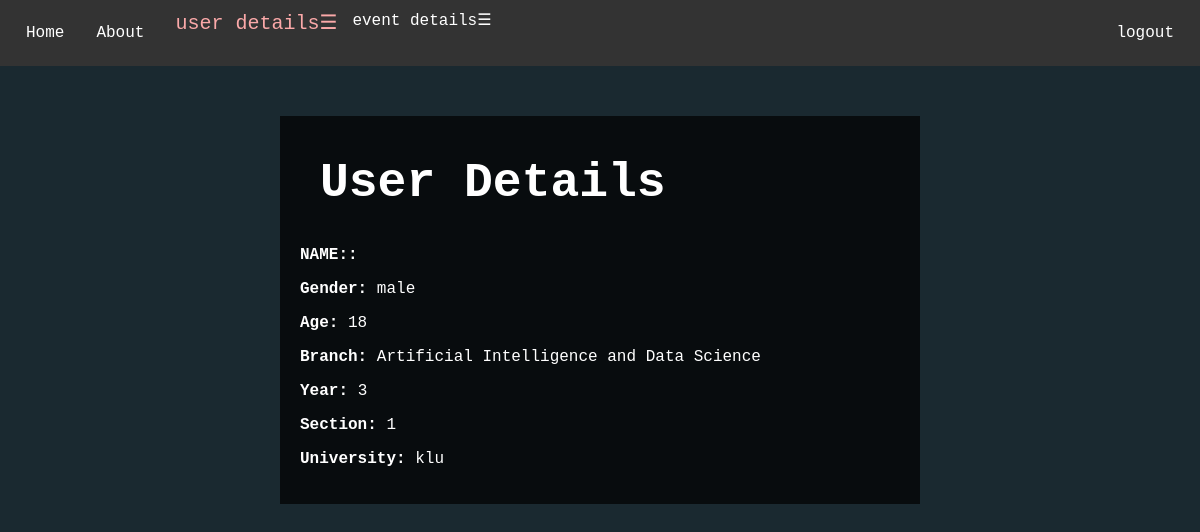
The page /profile/ on the database as committed earlier.
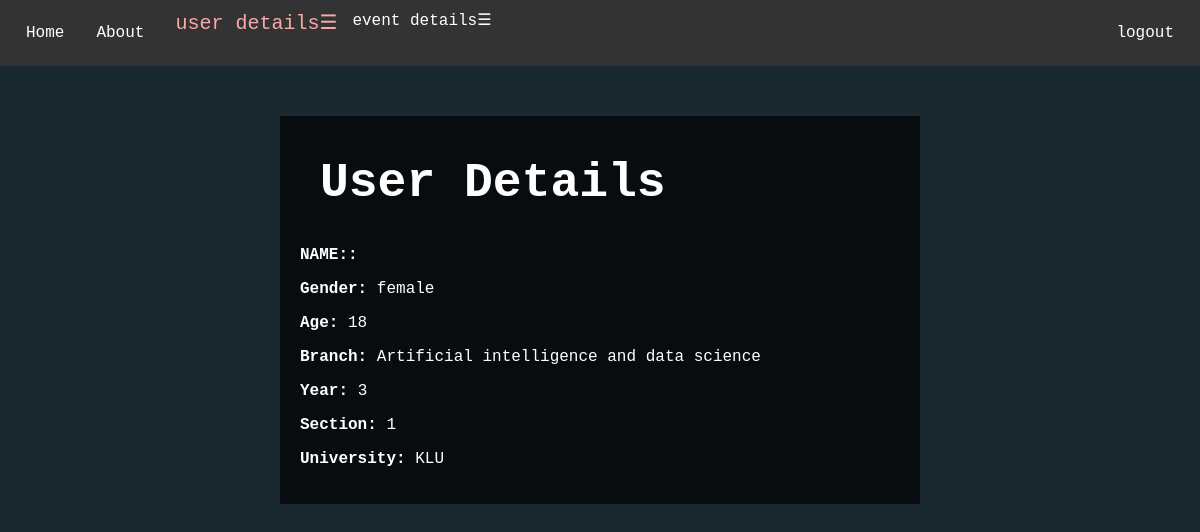
The same page on the database as committed later.
### events/models.py (models this page shows)
class Us(models.Model):
    gender = models.CharField(max_length=10)
    age = models.PositiveIntegerField()
    branch = models.CharField(max_length=100)
    year = models.PositiveIntegerField()
    section = models.CharField(max_length=10)
    university = models.CharField(max_length=100)

### events/views.py (the view)
# urls.py: path('profile/', event_views.profile, name='profile'),
def profile(request):
    us = Us.objects.last()
    return render(request, 'profile.html', {'us': us})

### events/templates/profile.html (shortened to what this page needs)
<!DOCTYPE html>
<html>
<head>
</head>
<body>      <div class="navbar" id="myNavbar">
        <ul>
            <li><a href="{% url 'home' %}">Home</a></li>
            <li><a href="{% url 'about' %}">About</a></li>
            <li class="dropdown">
                <span class="menu-icon" onclick="toggleDropdown()">user details&#9776;</span>
            </li>
            <li class="dropdown">
                <span onclick="toggleDropdown()">event details&#9776;</span>
            </li>
            <div class="ng"><li><a href="{% url 'login' %}">logout</a></li></div>
        </ul>
    </div>
<div class="semibox">
        <h1>User Details</h1>
        <p><strong>NAME::</strong> {{ request.user.username }}</p>
        <p><strong>Gender:</strong> {{ us.gender }}</p>
        <p><strong>Age:</strong> {{ us.age }}</p>
        <p><strong>Branch:</strong> {{ us.branch }}</p>
        <p><strong>Year:</strong> {{ us.year }}</p>
        <p><strong>Section:</strong> {{ us.section }}</p>
        <p><strong>University:</strong> {{ us.university }}</p>
</div>
</body>
</html>

Rows that differ between the two databases and show on the page:
no longer on this page (row unchanged): Us: gender "male", age "18", branch "Artificial Intelligence and Data Science", year "3", section "1", university "klu"
added Us: gender "female", age "18", branch "Artificial intelligence and data science", year "3", section "1", university "KLU"
